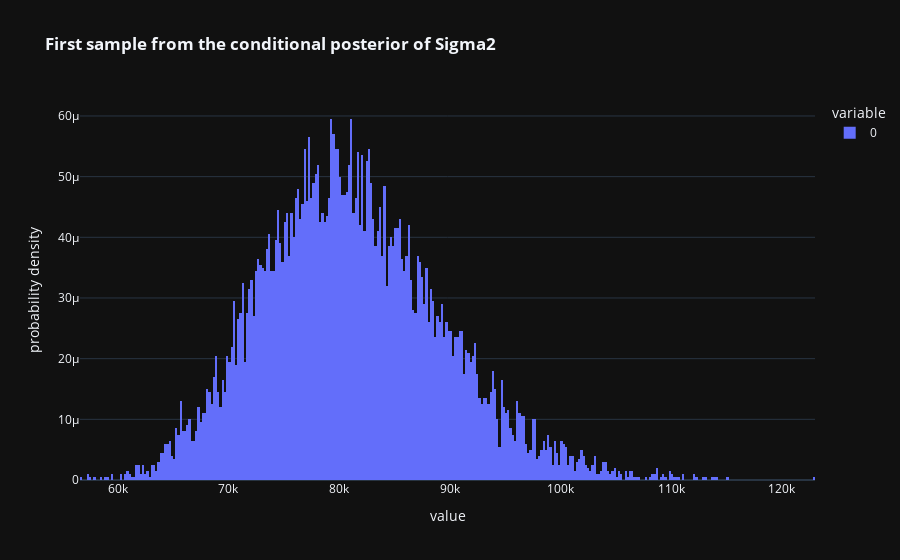

Write notebook code for a chart like this one.
### Code cell
plot_hist(sample_sigma2_post(data0, 10000), 
          f"<b>First sample from the conditional posterior of Sigma2</b>"
         )

### Figure 1 — Plotly figure (JSON) as saved in the notebook; plotly's stock layout.template omitted (floating-point values rounded to 4 significant figures; data arrays with more than 128 entries replaced by an {"elided": "..."} marker saying what was removed)
{"data": [{"alignmentgroup": "True", "bingroup": "x", "histnorm": "probability density", "hovertemplate": "variable=0<br>value=%{x}<br>probability density=%{y}<extra></extra>", "legendgroup": "0", "marker": {"color": "#636efa", "pattern": {"shape": ""}}, "name": "0", "nbinsx": 400, "offsetgroup": "0", "orientation": "v", "showlegend": true, "type": "histogram", "x": {"elided": "10000 float values"}, "xaxis": "x", "yaxis": "y"}], "layout": {"barmode": "relative", "legend": {"title": {"text": "variable"}, "tracegroupgap": 0}, "title": {"text": "<b>First sample from the conditional posterior of Sigma2</b>"}, "xaxis": {"anchor": "y", "domain": [0, 1], "title": {"text": "value"}}, "yaxis": {"anchor": "x", "domain": [0, 1], "title": {"text": "probability density"}}}}
